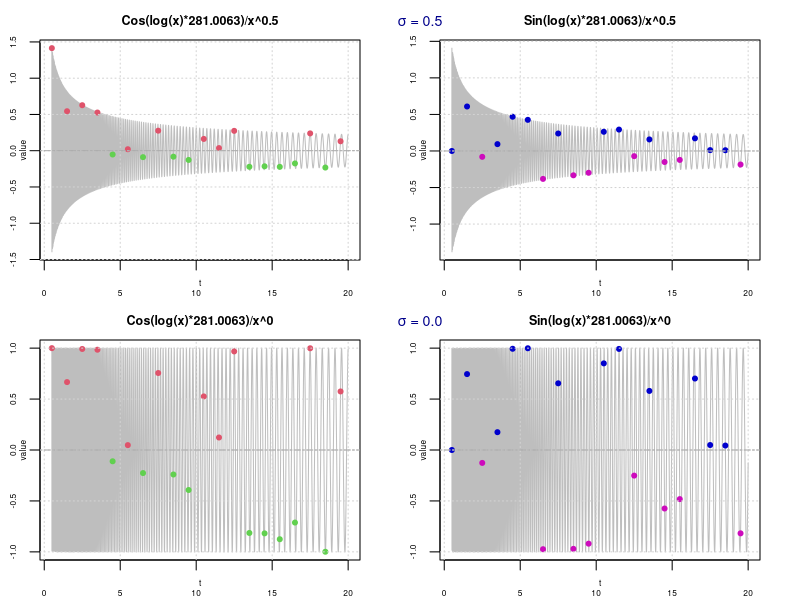
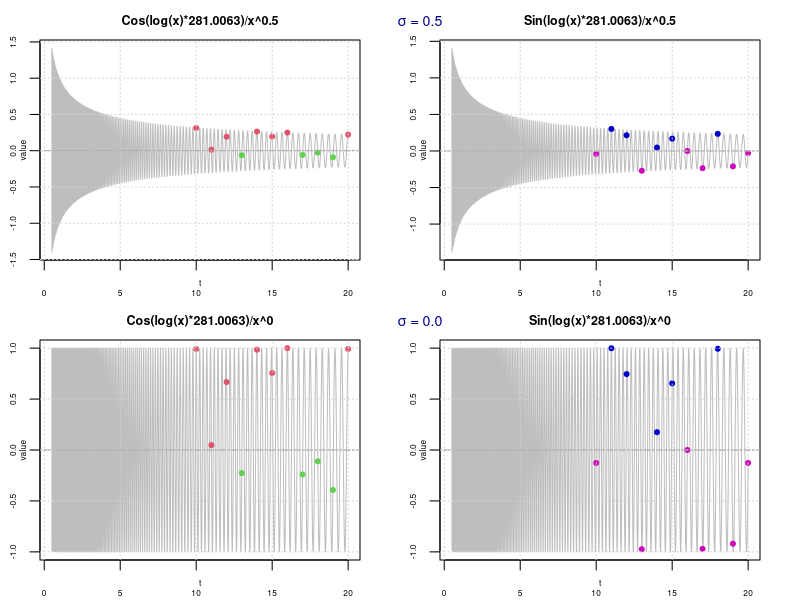

Source code (R) for these figures, in order: (Note: this script raises an error after producing the figures.)
## ---- chunk 1
knitr::opts_chunk$set(echo = FALSE)

## ---- chunk 2

tpt=62*pi/log(2)

x1=seq(.5,20,l=20001)
yr1=1/x1^0.5*cos(log(x1)*tpt)
yi1=1/x1^0.5*sin(log(x1)*tpt)
yr0=1/x1^0*cos(log(x1)*tpt)
yi0=1/x1^0*sin(log(x1)*tpt)

a=1/2

x2=seq(0+a,19+a,l=20)
yr2=1/x2^0.5*cos(log(x2)*tpt)
yi2=1/x2^0.5*sin(log(x2)*tpt)
yr3=1/x2^0*cos(log(x2)*tpt)
yi3=1/x2^0*sin(log(x2)*tpt)


#par(mfrow=c(2,2))
par(mar=c(2,2,2,2))
par(mgp=c(0.5,1,0))
par(fig=c(0,0.5,0.5,1))
plot(x1,yr1,typ="l",col="gray",main="Cos(log(x)*281.0063)/x^0.5",xlab="t",ylab="value",
     cex.main=0.75,cex.axis=0.5,cex.lab=0.5)
points(x2[yr2 > 0],yr2[yr2 > 0],col=2,pch=20)
points(x2[yr2 < 0],yr2[yr2 < 0],col=3,pch=20)
grid()
abline(h=0,col="darkgray",lty=6)

mtext(expression(paste(sigma," = 0.5")),line=0.5,adj=1.3,cex=0.85,col="darkblue")

par(fig=c(0.5,1,0.5,1), new=TRUE)
plot(x1,yi1,typ="l",col="gray",main="Sin(log(x)*281.0063)/x^0.5",xlab="t",ylab="value",
     cex.main=0.75,cex.axis=0.5,cex.lab=0.5)
points(x2[yi2 > 0],yi2[yi2 > 0],col="#0000CD",pch=20)
points(x2[yi2 < 0],yi2[yi2 < 0],col=6,pch=20)
grid()
abline(h=0,col="darkgray",lty=6)

par(fig=c(0,0.5,0,0.5), new=TRUE)
plot(x1,yr0,typ="l",col="gray",main="Cos(log(x)*281.0063)/x^0",xlab="t",ylab="value",
     cex.main=0.75,cex.axis=0.5,cex.lab=0.5)
points(x2[yr3 > 0],yr3[yr3 > 0],col=2,pch=20)
points(x2[yr3 < 0],yr3[yr3 < 0],col=3,pch=20)
grid()
abline(h=0,col="darkgray",lty=6)

mtext(expression(paste(sigma," = 0.0")),line=0.5,adj=1.3,cex=0.85,col="darkblue")

par(fig=c(0.5,1,0,0.5), new=TRUE)
plot(x1,yi0,typ="l",col="gray",main="Sin(log(x)*281.0063)/x^0",xlab="t",ylab="value",
     cex.main=0.75,cex.axis=0.5,cex.lab=0.5)
points(x2[yi3 > 0],yi3[yi3 > 0],col="#0000CD",pch=20)
points(x2[yi3 < 0],yi3[yi3 < 0],col=6,pch=20)
grid()
abline(h=0,col="darkgray",lty=6)



## ---- chunk 3

tpt=62*pi/log(2)

x1=seq(.5,20,l=20001)
yr1=1/x1^0.5*cos(log(x1)*tpt)
yi1=1/x1^0.5*sin(log(x1)*tpt)
yr0=1/x1^0*cos(log(x1)*tpt)
yi0=1/x1^0*sin(log(x1)*tpt)

a=10

x2=seq(0+a,19+a,l=20)
yr2=1/x2^0.5*cos(log(x2)*tpt)
yi2=1/x2^0.5*sin(log(x2)*tpt)
yr3=1/x2^0*cos(log(x2)*tpt)
yi3=1/x2^0*sin(log(x2)*tpt)


#par(mfrow=c(2,2))
par(mar=c(2,2,2,2))
par(mgp=c(0.5,1,0))
par(fig=c(0,0.5,0.5,1))
plot(x1,yr1,typ="l",col="gray",main="Cos(log(x)*281.0063)/x^0.5",xlab="t",ylab="value",
     cex.main=0.75,cex.axis=0.5,cex.lab=0.5)
points(x2[yr2 > 0],yr2[yr2 > 0],col=2,pch=20)
points(x2[yr2 < 0],yr2[yr2 < 0],col=3,pch=20)
grid()
abline(h=0,col="darkgray",lty=6)

mtext(expression(paste(sigma," = 0.5")),line=0.5,adj=1.3,cex=0.85,col="darkblue")

par(fig=c(0.5,1,0.5,1), new=TRUE)
plot(x1,yi1,typ="l",col="gray",main="Sin(log(x)*281.0063)/x^0.5",xlab="t",ylab="value",
     cex.main=0.75,cex.axis=0.5,cex.lab=0.5)
points(x2[yi2 > 0],yi2[yi2 > 0],col="#0000CD",pch=20)
points(x2[yi2 < 0],yi2[yi2 < 0],col=6,pch=20)
grid()
abline(h=0,col="darkgray",lty=6)

par(fig=c(0,0.5,0,0.5), new=TRUE)
plot(x1,yr0,typ="l",col="gray",main="Cos(log(x)*281.0063)/x^0",xlab="t",ylab="value",
     cex.main=0.75,cex.axis=0.5,cex.lab=0.5)
points(x2[yr3 > 0],yr3[yr3 > 0],col=2,pch=20)
points(x2[yr3 < 0],yr3[yr3 < 0],col=3,pch=20)
grid()
abline(h=0,col="darkgray",lty=6)

mtext(expression(paste(sigma," = 0.0")),line=0.5,adj=1.3,cex=0.85,col="darkblue")

par(fig=c(0.5,1,0,0.5), new=TRUE)
plot(x1,yi0,typ="l",col="gray",main="Sin(log(x)*281.0063)/x^0",xlab="t",ylab="value",
     cex.main=0.75,cex.axis=0.5,cex.lab=0.5)
points(x2[yi3 > 0],yi3[yi3 > 0],col="#0000CD",pch=20)
points(x2[yi3 < 0],yi3[yi3 < 0],col=6,pch=20)
grid()
abline(h=0,col="darkgray",lty=6)



## ---- chunk 4
cap2 <- "\\scriptsize{The behaviour of the finite Hurwitz Zeta Dirichlet series sum calculations real part (black), imaginary part (grey) for t=1378.32 (as well as tapered versions based on partial sums of binomial coefficients real part (red) imaginary part (green)) . First row - fourth row respectively a=(100,1,1/2,0.1) i.e., $\\sum_{k=0}^{(N-1)}\\left(\\frac{1}{(k+10)^s}\\right)$, $\\sum_{k=0}^{(N-1)}\\left(\\frac{1}{(k+1)^s}\\right)$, $\\sum_{k=0}^{(N-1)}\\left(\\frac{1}{(k+1/2)^s}\\right)$, $\\sum_{k=0}^{(N-1)}\\left(\\frac{1}{(k+0.1)^s}\\right)$. First column - fourth column $\\sigma=\\{1,1/2,0,-1\\}$. Where the x axis indicates the number of included integers in the series sum. The quiescent regions at $N=\\sqrt{\\frac{t}{2\\pi}}+1-a$ and $N=\\frac{t}{\\pi}+1-a$ are indicated by green and grey vertical lines with the initial entry into the final plateau region $N=\\frac{t\\cdot N_C}{2\\pi}+1-a$ the most prominent feature indicated by a vertical blue line. The red (green) vertical lines at k=65 is an artifact of the truncated start of the 128 point end tapered series sums as k > 64. The red (blue) horizontal lines bisecting the asymptotic $k \\rightarrow \\infty$ behaviour are the exact values of the real (imaginary) parts of $\\zeta(s,a)$ and the second blue horizontal line is the x axis.}"

## ---- chunk 5

knitr::include_graphics("/home/john/pari/HurwitzZeta/graph_HZbased_100_1_1378.32.pdf")

knitr::include_graphics("/home/john/pari/HurwitzZeta/graph_HZbased_100_0.5_1378.32.pdf")

knitr::include_graphics("/home/john/pari/HurwitzZeta/graph_HZbased_100_0_1378.32.pdf")

knitr::include_graphics("/home/john/pari/HurwitzZeta/graph_HZbased_100_-1_1378.32.pdf")


knitr::include_graphics("/home/john/pari/HurwitzZeta/graph_HZbased_1_1_1378.32.pdf")

knitr::include_graphics("/home/john/pari/HurwitzZeta/graph_HZbased_1_0.5_1378.32.pdf")

knitr::include_graphics("/home/john/pari/HurwitzZeta/graph_HZbased_1_0_1378.32.pdf")

knitr::include_graphics("/home/john/pari/HurwitzZeta/graph_HZbased_1_-1_1378.32.pdf")


knitr::include_graphics("/home/john/pari/HurwitzZeta/graph_HZbased_0.5_1_1378.32.pdf")

knitr::include_graphics("/home/john/pari/HurwitzZeta/graph_HZbased_0.5_0.5_1378.32.pdf")

knitr::include_graphics("/home/john/pari/HurwitzZeta/graph_HZbased_0.5_0_1378.32.pdf")

knitr::include_graphics("/home/john/pari/HurwitzZeta/graph_HZbased_0.5_-1_1378.32.pdf")


knitr::include_graphics("/home/john/pari/HurwitzZeta/graph_HZbased_0.1_1_1378.32.pdf")

knitr::include_graphics("/home/john/pari/HurwitzZeta/graph_HZbased_0.1_0.5_1378.32.pdf")

knitr::include_graphics("/home/john/pari/HurwitzZeta/graph_HZbased_0.1_0_1378.32.pdf")

knitr::include_graphics("/home/john/pari/HurwitzZeta/graph_HZbased_0.1_-1_1378.32.pdf")


## ---- chunk 6
cap2 <- "\\scriptsize{The behaviour of the finite Hurwitz Zeta Dirichlet series sum calculations real part (black), imaginary part (grey) for t=17143.8 (as well as tapered versions based on partial sums of binomial coefficients real part (red) imaginary part (green)) . First row - fourth row respectively a=(2000,1,1/2,0.1) i.e., $\\sum_{k=0}^{(N-1)}\\left(\\frac{1}{(k+10)^s}\\right)$, $\\sum_{k=0}^{(N-1)}\\left(\\frac{1}{(k+1)^s}\\right)$, $\\sum_{k=0}^{(N-1)}\\left(\\frac{1}{(k+1/2)^s}\\right)$, $\\sum_{k=0}^{(N-1)}\\left(\\frac{1}{(k+0.1)^s}\\right)$. First column - fourth column $\\sigma=\\{1,1/2,0,-1\\}$. Where the x axis indicates the number of included integers in the series sum. The quiescent regions at $N=\\sqrt{\\frac{t}{2\\pi}}+1-a$ and $N=\\frac{t}{\\pi}+1-a$ are indicated by green and grey vertical lines with the initial entry into the final plateau region $N=\\frac{t\\cdot N_C}{2\\pi}+1-a$ the most prominent feature indicated by a vertical blue line. The red (green) vertical lines at k=65 is an artifact of the truncated start of the 128 point end tapered series sums as k > 64. The red (blue) horizontal lines bisecting the asymptotic $k \\rightarrow \\infty$ behaviour are the exact values of the real (imaginary) parts of $\\zeta(s,a)$ and the second blue horizontal line is the x axis.}"

## ---- chunk 7

knitr::include_graphics("/home/john/pari/HurwitzZeta/graph_HZbased_2000_1_17143.8.pdf")

knitr::include_graphics("/home/john/pari/HurwitzZeta/graph_HZbased_2000_0.5_17143.8.pdf")

knitr::include_graphics("/home/john/pari/HurwitzZeta/graph_HZbased_2000_0_17143.8.pdf")

knitr::include_graphics("/home/john/pari/HurwitzZeta/graph_HZbased_2000_-1_17143.8.pdf")


knitr::include_graphics("/home/john/pari/HurwitzZeta/graph_HZbased_1_1_17143.8.pdf")

knitr::include_graphics("/home/john/pari/HurwitzZeta/graph_HZbased_1_0.5_17143.8.pdf")

knitr::include_graphics("/home/john/pari/HurwitzZeta/graph_HZbased_1_0_17143.8.pdf")

knitr::include_graphics("/home/john/pari/HurwitzZeta/graph_HZbased_1_-1_17143.8.pdf")


knitr::include_graphics("/home/john/pari/HurwitzZeta/graph_HZbased_0.5_1_17143.8.pdf")

knitr::include_graphics("/home/john/pari/HurwitzZeta/graph_HZbased_0.5_0.5_17143.8.pdf")

knitr::include_graphics("/home/john/pari/HurwitzZeta/graph_HZbased_0.5_0_17143.8.pdf")

knitr::include_graphics("/home/john/pari/HurwitzZeta/graph_HZbased_0.5_-1_17143.8.pdf")


knitr::include_graphics("/home/john/pari/HurwitzZeta/graph_HZbased_0.1_1_17143.8.pdf")

knitr::include_graphics("/home/john/pari/HurwitzZeta/graph_HZbased_0.1_0.5_17143.8.pdf")

knitr::include_graphics("/home/john/pari/HurwitzZeta/graph_HZbased_0.1_0_17143.8.pdf")

knitr::include_graphics("/home/john/pari/HurwitzZeta/graph_HZbased_0.1_-1_17143.8.pdf")


## ---- chunk 8
cap2 <- "\\scriptsize{The initial behaviour (up to the first 2000 terms) of the finite Hurwitz Zeta Dirichlet series sum calculations real part (black), imaginary part (grey) for $s=0.5+I*6820051.8909855$ (as well as tapered versions based on partial sums of binomial coefficients real part (red) imaginary part (green)) . First row - fourth row respectively a=(1,333,666,1000) i.e., $\\sum_{k=0}^{(N-1)}\\left(\\frac{1}{(k+1)^s}\\right)$, $\\sum_{k=0}^{(N-1)}\\left(\\frac{1}{(k+333)^s}\\right)$, $\\sum_{k=0}^{(N-1)}\\left(\\frac{1}{(k+666)^s}\\right)$, $\\sum_{k=0}^{(N-1)}\\left(\\frac{1}{(k+1000)^s}\\right)$. First column $k+a=[a,1999+a]$ in equation \\eqref {eq:seriesHZ} and $k+a=[a,1999+64+a]$ in equation \\eqref {eq:endtapseriesHZ}, Second column magnified close up near shifted first quiescent region $\\frac{6820051.8909855}{2\\pi}\\pm100 \\mapsto \\frac{6820051.8909855}{2\\pi}+1-a\\pm100$. Where the x axis indicates the number of included integers in the series sum. The shifted quiescent regions at $N=\\sqrt{\\frac{t}{2\\pi}}+1-a$ is indicated by blue vertical line. The red (green) vertical lines at k=65 is an artifact of the truncated start of the 128 point end tapered series sums as k > 64. The violet red horizontal line is the x axis.}"

## ---- chunk 9


knitr::include_graphics("/home/john/pari/HurwitzZeta/graph_HZbased_1_0.5_6820051.8909855.pdf")
knitr::include_graphics("/home/john/pari/HurwitzZeta/graph_HZbasedmag_1_0.5_6820051.8909855.pdf")

knitr::include_graphics("/home/john/pari/HurwitzZeta/graph_HZbased_333_0.5_6820051.8909855.pdf")
knitr::include_graphics("/home/john/pari/HurwitzZeta/graph_HZbasedmag_333_0.5_6820051.8909855.pdf")

knitr::include_graphics("/home/john/pari/HurwitzZeta/graph_HZbased_666_0.5_6820051.8909855.pdf")
knitr::include_graphics("/home/john/pari/HurwitzZeta/graph_HZbasedmag_666_0.5_6820051.8909855.pdf")

knitr::include_graphics("/home/john/pari/HurwitzZeta/graph_HZbased_1000_0.5_6820051.8909855.pdf")
knitr::include_graphics("/home/john/pari/HurwitzZeta/graph_HZbasedmag_1000_0.5_6820051.8909855.pdf")



## ---- chunk 10
cap2 <- "\\scriptsize{The behaviour of the finite Hurwitz Zeta Dirichlet series sum calculations real part (black), imaginary part (grey) for $s=0+I*29986.206$ (as well as tapered versions based on partial sums of binomial coefficients real part (red) imaginary part (green)) with large shift parameter values. The four rows of the first column correspond to Hurwitz Zeta Dirichlet Series with different shift parameters respectively a=(3817,4772,6363,8677), the four rows of the second column correspond to Hurwitz Zeta Dirichlet Series with slightly different shift parameters respectively a=(3817.5,4772.5,6363.5,8677.5). The shifted second quiescent region at $N=\\frac{t}{\\pi}+1-a$ is indicated by gray vertical line. The red (green) vertical lines at k=65 is an artifact of the truncated start of the 128 point end tapered series sums as k > 64. The red (blue) horizontal lines bisecting the asymptotic $k \\rightarrow \\infty$ behaviour at the first 64 points (near the y axis) are the exact values of the real (imaginary) parts of $\\zeta(s,a)$ and the second blue horizontal line is the x axis. }"

## ---- chunk 11


knitr::include_graphics("/home/john/pari/HurwitzZeta/graph_HZbased_3817_0_29986.206.pdf")
knitr::include_graphics("/home/john/pari/HurwitzZeta/graph_HZbased_3817.5_0_29986.206.pdf")

knitr::include_graphics("/home/john/pari/HurwitzZeta/graph_HZbased_4772_0_29986.206.pdf")
knitr::include_graphics("/home/john/pari/HurwitzZeta/graph_HZbased_4772.5_0_29986.206.pdf")

knitr::include_graphics("/home/john/pari/HurwitzZeta/graph_HZbased_6363_0_29986.206.pdf")
knitr::include_graphics("/home/john/pari/HurwitzZeta/graph_HZbased_6363.5_0_29986.206.pdf")

knitr::include_graphics("/home/john/pari/HurwitzZeta/graph_HZbased_8677_0_29986.206.pdf")
knitr::include_graphics("/home/john/pari/HurwitzZeta/graph_HZbased_8677.5_0_29986.206.pdf")



## ---- chunk 12
cap2 <- "\\scriptsize{The behaviour of the finite Hurwitz Zeta Dirichlet series sum calculations real part (black), imaginary part (grey) for $s=1+I*29986.206$ (as well as tapered versions based on partial sums of binomial coefficients real part (red) imaginary part (green)) with large shift parameter values. The four rows of the first column correspond to Hurwitz Zeta Dirichlet Series with different shift parameters respectively a=(3817,4772,6363,8677), the four rows of the second column correspond to Hurwitz Zeta Dirichlet Series with slightly different shift parameters respectively a=(3817.5,4772.5,6363.5,8677.5). The shifted second quiescent region at $N=\\frac{t}{\\pi}+1-a$ is indicated by gray vertical line. The red (green) vertical lines at k=65 is an artifact of the truncated start of the 128 point end tapered series sums as k > 64. The red (blue) horizontal lines bisecting the asymptotic $k \\rightarrow \\infty$ behaviour at the first 64 points (near the y axis) are the exact values of the real (imaginary) parts of $\\zeta(s,a)$ and the second blue horizontal line is the x axis. }"

## ---- chunk 13


knitr::include_graphics("/home/john/pari/HurwitzZeta/graph_HZbased_3817_1_29986.206.pdf")
knitr::include_graphics("/home/john/pari/HurwitzZeta/graph_HZbased_3817.5_1_29986.206.pdf")

knitr::include_graphics("/home/john/pari/HurwitzZeta/graph_HZbased_4772_1_29986.206.pdf")
knitr::include_graphics("/home/john/pari/HurwitzZeta/graph_HZbased_4772.5_1_29986.206.pdf")

knitr::include_graphics("/home/john/pari/HurwitzZeta/graph_HZbased_6363_1_29986.206.pdf")
knitr::include_graphics("/home/john/pari/HurwitzZeta/graph_HZbased_6363.5_1_29986.206.pdf")

knitr::include_graphics("/home/john/pari/HurwitzZeta/graph_HZbased_8677_1_29986.206.pdf")
knitr::include_graphics("/home/john/pari/HurwitzZeta/graph_HZbased_8677.5_1_29986.206.pdf")



